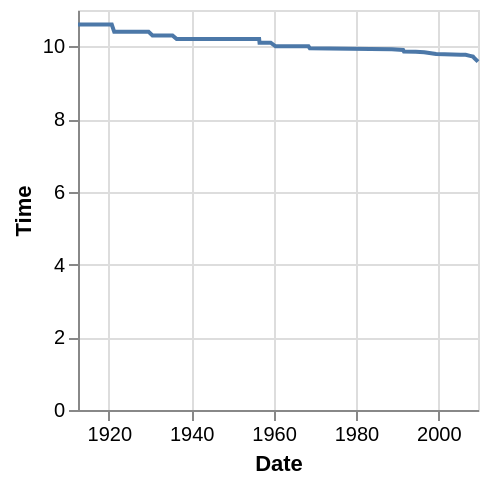

Express this chart as Vega-Lite.
### Vega-Lite specification from a JSON file in a GitHub repository (floating-point values rounded to 4 significant figures)
{"$schema": "https://vega.github.io/schema/vega-lite/v5.json", "data": {"values": [{"Time": "10.6", "Date": "July 6, 1912"}, {"Time": "10.6", "Date": "September 16, 1920"}, {"Time": "10.4", "Date": "April 23, 1921"}, {"Time": "10.4", "Date": "August 8, 1929"}, {"Time": "10.4", "Date": "August 25, 1929"}, {"Time": "10.3", "Date": "August 9, 1930"}, {"Time": "10.3", "Date": "August 1, 1932"}, {"Time": "10.3", "Date": "August 12, 1933"}, {"Time": "10.3", "Date": "August 6, 1934"}, {"Time": "10.3", "Date": "August 26, 1934"}, {"Time": "10.3", "Date": "September 15, 1934"}, {"Time": "10.3", "Date": "September 23, 1934"}, {"Time": "10.3", "Date": "June 15, 1935"}, {"Time": "10.2", "Date": "June 20, 1936"}, {"Time": "10.2", "Date": "June 6, 1941"}, {"Time": "10.2", "Date": "May 15, 1948"}, {"Time": "10.2", "Date": "July 9, 1948"}, {"Time": "10.2", "Date": "August 25, 1951"}, {"Time": "10.2", "Date": "October 31, 1954"}, {"Time": "10.2", "Date": "May 19, 1956"}, {"Time": "10.2", "Date": "June 1, 1956"}, {"Time": "10.2", "Date": "June 22, 1956"}, {"Time": "10.2", "Date": "6/29/1956"}, {"Time": "10.2", "Date": "6/29/1956"}, {"Time": "10.1", "Date": "August 3, 1956"}, {"Time": "10.1", "Date": "August 4, 1956"}, {"Time": "10.1", "Date": "October 20, 1956"}, {"Time": "10.1", "Date": "October 27, 1956"}, {"Time": "10.1", "Date": "April 18, 1959"}, {"Time": "10", "Date": "June 21, 1960"}, {"Time": "10", "Date": "July 15, 1960"}, {"Time": "10", "Date": "August 15, 1964"}, {"Time": "10", "Date": "October 15, 1964"}, {"Time": "10", "Date": "May 27, 1967"}, {"Time": "10", "Date": "June 17, 1967"}, {"Time": "10", "Date": "April 2, 1968"}, {"Time": "10", "Date": "May 31, 1968"}, {"Time": "10", "Date": "6/20/1968"}, {"Time": "10", "Date": "6/20/1968"}, {"Time": "9.95", "Date": "October 14, 1968"}, {"Time": "9.93", "Date": "July 3, 1983"}, {"Time": "9.92", "Date": "September 24, 1988"}, {"Time": "9.9", "Date": "June 14, 1991"}, {"Time": "9.86", "Date": "August 25, 1991"}, {"Time": "9.85", "Date": "July 6, 1994"}, {"Time": "9.84", "Date": "July 27, 1996"}, {"Time": "9.79", "Date": "June 16, 1999"}, {"Time": "9.77", "Date": "June 14, 2005"}, {"Time": "9.77", "Date": "June 11, 2006"}, {"Time": "9.77", "Date": "August 18, 2006"}, {"Time": "9.74", "Date": "September 9, 2007"}, {"Time": "9.72", "Date": "May 31, 2008"}, {"Time": "9.69", "Date": "August 16, 2008"}, {"Time": "9.58", "Date": "August 16, 2009"}], "format": {"parse": {"Date": "date"}}}, "height": 200, "width": 200, "mark": "line", "encoding": {"x": {"field": "Date", "type": "temporal"}, "y": {"field": "Time", "type": "quantitative"}}}
